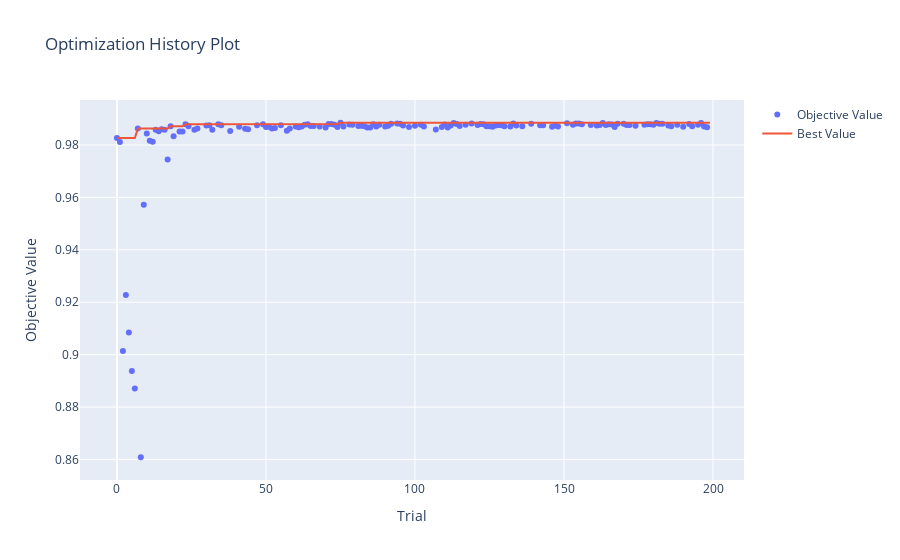

Notebook source saved alongside this figure:
### Code cell
p_history_no_feat_eng = optuna.visualization.plot_optimization_history(study_no_feat_eng)
p_history_no_feat_eng.show()

### Figure 1 — Plotly figure (JSON) as saved in the notebook; plotly's stock layout.template omitted (floating-point values rounded to 4 significant figures; data arrays with more than 128 entries replaced by an {"elided": "..."} marker saying what was removed)
{"data": [{"mode": "markers", "name": "Objective Value", "type": "scatter", "x": {"elided": "144 int values"}, "y": {"elided": "144 float values"}}, {"mode": "lines", "name": "Best Value", "type": "scatter", "x": {"elided": "200 int values"}, "y": {"elided": "200 float values"}}, {"marker": {"color": "#cccccc"}, "mode": "markers", "name": "Infeasible Trial", "showlegend": false, "type": "scatter", "x": [], "y": []}], "layout": {"title": {"text": "Optimization History Plot"}, "xaxis": {"title": {"text": "Trial"}}, "yaxis": {"title": {"text": "Objective Value"}}}}
